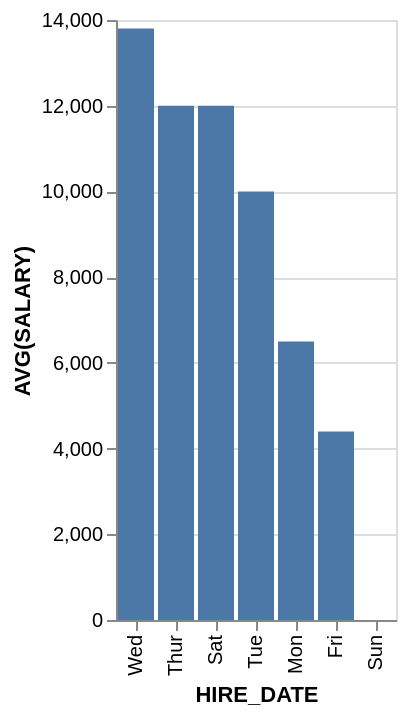

Vega-Lite specification stored for this chart:
### Vega-Lite specification from a JSON file in a GitHub repository (floating-point values rounded to 4 significant figures)
{"data": {"values": [{"x_data": "Mon", "y_data": 6500}, {"x_data": "Tue", "y_data": 10000}, {"x_data": "Wed", "y_data": 13800}, {"x_data": "Thur", "y_data": 12000}, {"x_data": "Fri", "y_data": 4400}, {"x_data": "Sat", "y_data": 12000}, {"x_data": "Sun", "y_data": 0}]}, "mark": "bar", "encoding": {"x": {"field": "x_data", "type": "nominal", "title": "HIRE_DATE", "sort": {"op": "sum", "field": "y_data", "order": "descending"}}, "y": {"field": "y_data", "type": "quantitative", "title": "AVG(SALARY)"}}}
